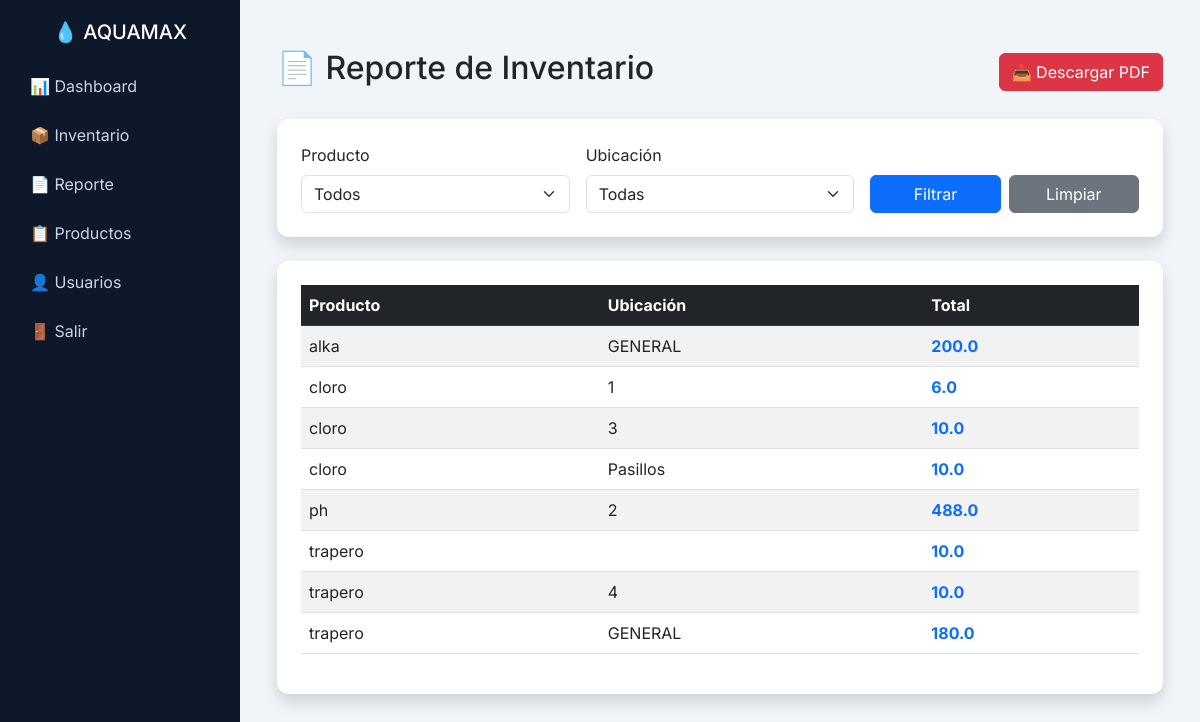
The page /reporte (signed in) on the database as committed earlier.
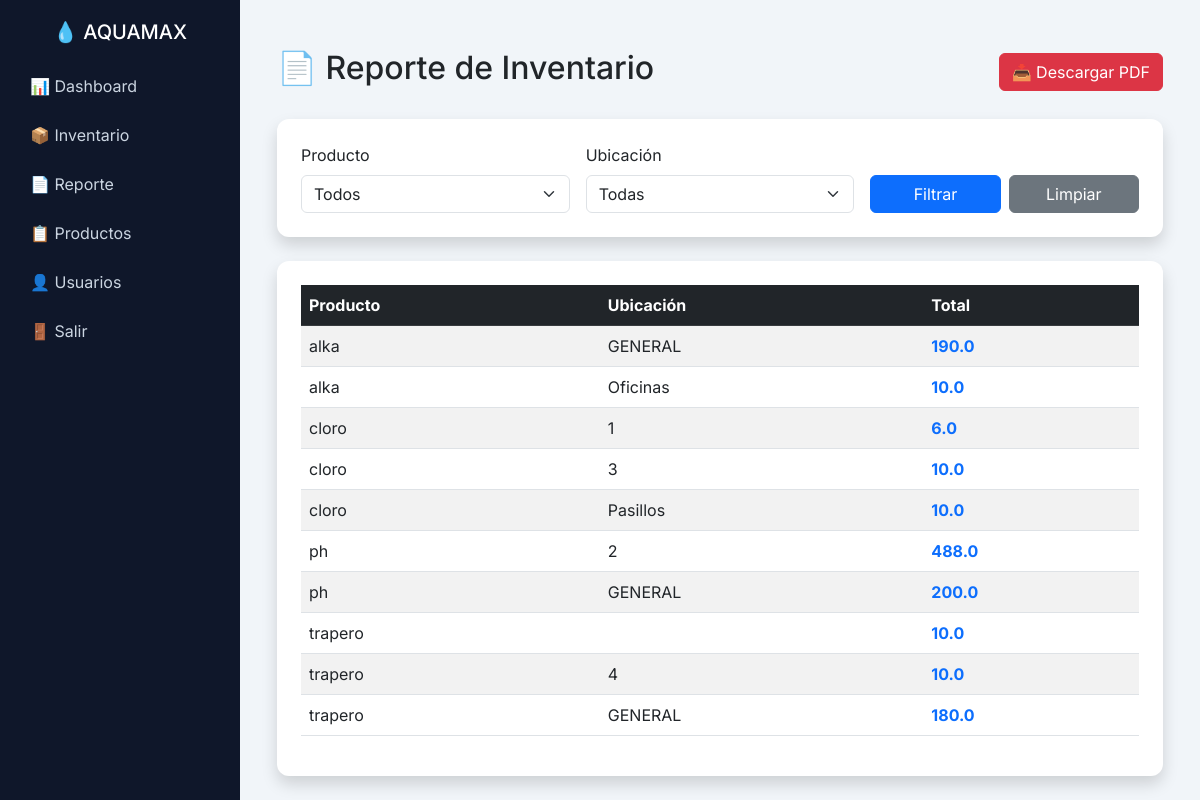
The same page on the database as committed later.
### tables this page shows
CREATE TABLE inventario (
        id TEXT,
        producto TEXT,
        tipo TEXT,
        cantidad REAL,
        piscina TEXT,
        fecha TEXT,
        usuario TEXT
    );

### routes/dashboard.py (the view)
@dashboard_bp.route("/reporte")
@login_required
def reporte():
    conn = conectar()
    cursor = conn.cursor()
    producto = request.args.get("producto")
    ubicacion = request.args.get("ubicacion")
    cursor.execute("SELECT nombre FROM productos")
    lista_productos = [p[0] for p in cursor.fetchall()]
    cursor.execute("SELECT DISTINCT piscina FROM inventario")
    lista_ubicaciones = [u[0] for u in cursor.fetchall() if u[0]]
    query = """
        SELECT p.nombre, IFNULL(i.piscina, 'Sin movimiento'), IFNULL(SUM(i.cantidad), 0)
        FROM productos p
        LEFT JOIN inventario i ON p.nombre = i.producto
        WHERE 1=1
    """
    params = []
    if producto:
        query += " AND p.nombre = ?"
        params.append(producto)
    if ubicacion:
        query += " AND i.piscina = ?"
        params.append(ubicacion)
    query += " GROUP BY p.nombre, i.piscina"
    cursor.execute(query, params)
    datos = cursor.fetchall()
    conn.close()
    return render_template(
        "reporte.html",
        reporte=datos,
        lista_productos=lista_productos,
        lista_ubicaciones=lista_ubicaciones
    )

### database/db.py (called while the page is built)
def conectar():
    database_url = os.environ.get("DATABASE_URL")
    try:
        if database_url:
            return psycopg2.connect(database_url)
        return sqlite3.connect("aquamax.db")
    except Exception as e:
        print("Error de conexión:", e)
        return sqlite3.connect("aquamax.db")
    if database_url:
        return psycopg2.connect(database_url)
    return sqlite3.connect("aquamax.db")

### routes/utils.py (called while the page is built)
def login_required(f):
    @wraps(f)
    def decorated(*args, **kwargs):
        if "user" not in session:
            return redirect("/")
        return f(*args, **kwargs)
    return decorated

### templates/reporte.html (shortened to what this page needs)
{% extends "base.html" %}
{% block content %}
<div class="container mt-4">
<div class="d-flex justify-content-between align-items-center mb-4">
    <h2>📄 Reporte de Inventario</h2>
    <a href="/reporte/pdf?producto={{request.args.get('producto','')}}&ubicacion={{request.args.get('ubicacion','')}}"
class="btn btn-danger">
📥 Descargar PDF
</a>
</div>
<div class="card shadow p-4 mb-4">
<form method="get" class="row g-3">
<div class="col-md-4">
<label class="form-label">Producto</label>
<select name="producto" class="form-select">
<option value="">Todos</option>
</select>
</div>
<div class="col-md-4">
<label class="form-label">Ubicación</label>
<select name="ubicacion" class="form-select">
<option value="">Todas</option>
</select>
</div>
<div class="col-md-4 d-flex align-items-end gap-2">
<button class="btn btn-primary w-100">Filtrar</button>
<a href="/reporte" class="btn btn-secondary w-100">Limpiar</a>
</div>
</form>
</div>
<div class="card shadow p-4">
<table class="table table-hover table-striped align-middle">
<thead class="table-dark">
<tr>
<th>Producto</th>
<th>Ubicación</th>
<th>Total</th>
</tr>
</thead>
<tbody>
{% if reporte %}
    {% for r in reporte %}
    <tr>
        <td>{{r[0]}}</td>
        <td>{{r[1]}}</td>
        <td class="fw-bold text-primary">{{r[2]}}</td>
    </tr>
    {% endfor %}
{% else %}
    <tr>
        <td colspan="3" class="text-center text-muted">
            No hay datos disponibles
        </td>
    </tr>
{% endif %}
</tbody>
</table>
</div>
</div>
{% endblock %}

### templates/base.html (shortened to what this page needs)
<!DOCTYPE html>
<html lang="es">
<head>
<link href="https://cdn.jsdelivr.net/npm/bootstrap@5.3.0/dist/css/bootstrap.min.css" rel="stylesheet">
</head>
<body>
<div class="wrapper">
    {% if session.get("user") %}
    <div class="sidebar" id="sidebar">
        <h3>💧 AQUAMAX</h3>
        <a href="/dashboard">📊 Dashboard</a>
        <a href="/inventario">📦 Inventario</a>
        <a href="/reporte">📄 Reporte</a>
        {% if session.get("rol") == "admin" %}
        <a href="/productos">📋 Productos</a>
        <a href="/admin/usuarios">👤 Usuarios</a>
        {% endif %}
        <a href="/logout">🚪 Salir</a>
    </div>
    {% endif %}
    <div class="content">
        {% block content %}{% endblock %}
    </div>
</div>
</body>
</html>

### templates/base.html (style rules this page uses)
body { margin: 0; font-family: 'Inter', sans-serif; background: #f1f5f9; }
.wrapper { display: flex; min-height: 100vh; }
.sidebar { width: 240px; background: #0f172a; color: white; padding: 20px; transition: 0.3s; }
.sidebar h3 { font-size: 20px; margin-bottom: 20px; text-align: center; }
.sidebar a { display: block; color: #cbd5e1; text-decoration: none; padding: 10px; margin: 5px 0; border-radius: 8px; transition: 0.2s; }
.content { flex: 1; padding: 25px; }
.card { border: none; border-radius: 12px; padding: 20px; background: white; box-shadow: 0 5px 15px rgba(0,0,0,0.05); }
button { width: 100%; padding: 10px; border: none; border-radius: 8px; background: #0ea5e9; color: white; }

Rows that differ between the two databases and show on the page:
changed inventario (number 1 of 7 on the later page): cantidad "200.0" → "190.0"
added inventario: producto "alka", piscina "Oficinas", cantidad "10.0"
added inventario: producto "ph", piscina "GENERAL", cantidad "200.0"
